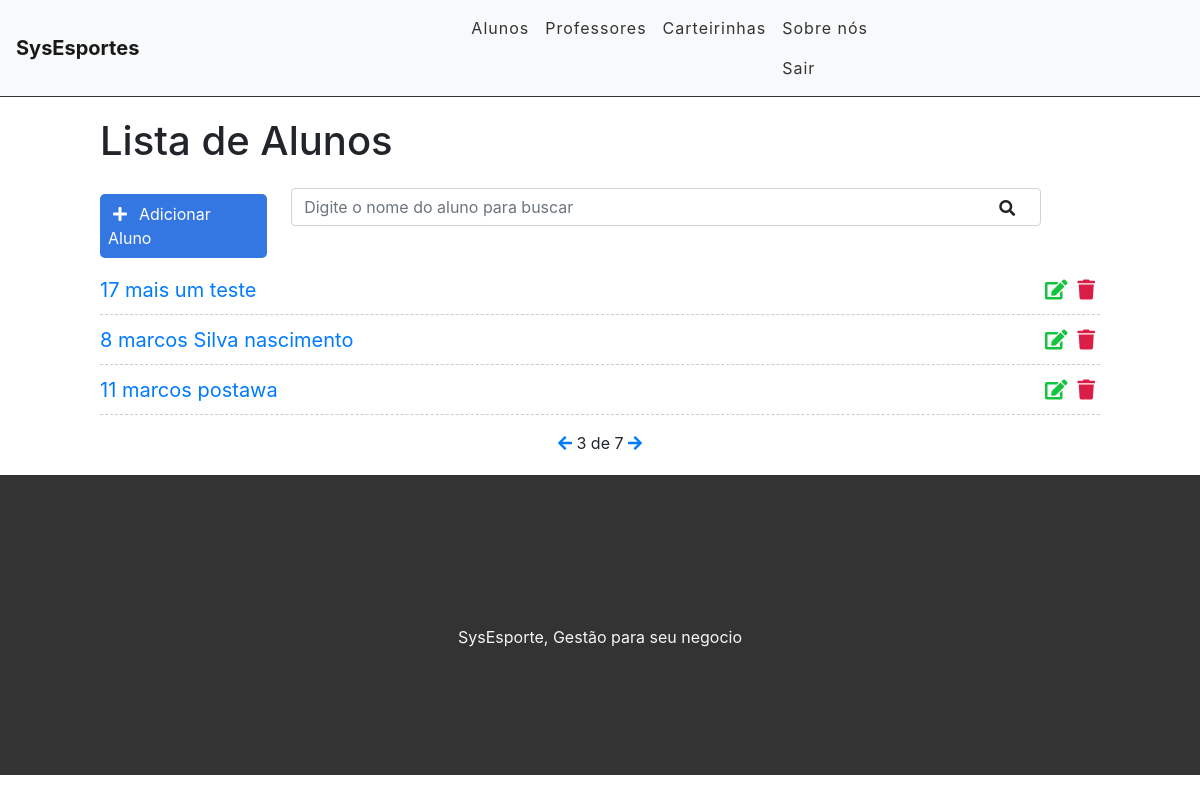
/aluno/listaluno/?page=3 (signed in), run on an earlier commit of the app's database.
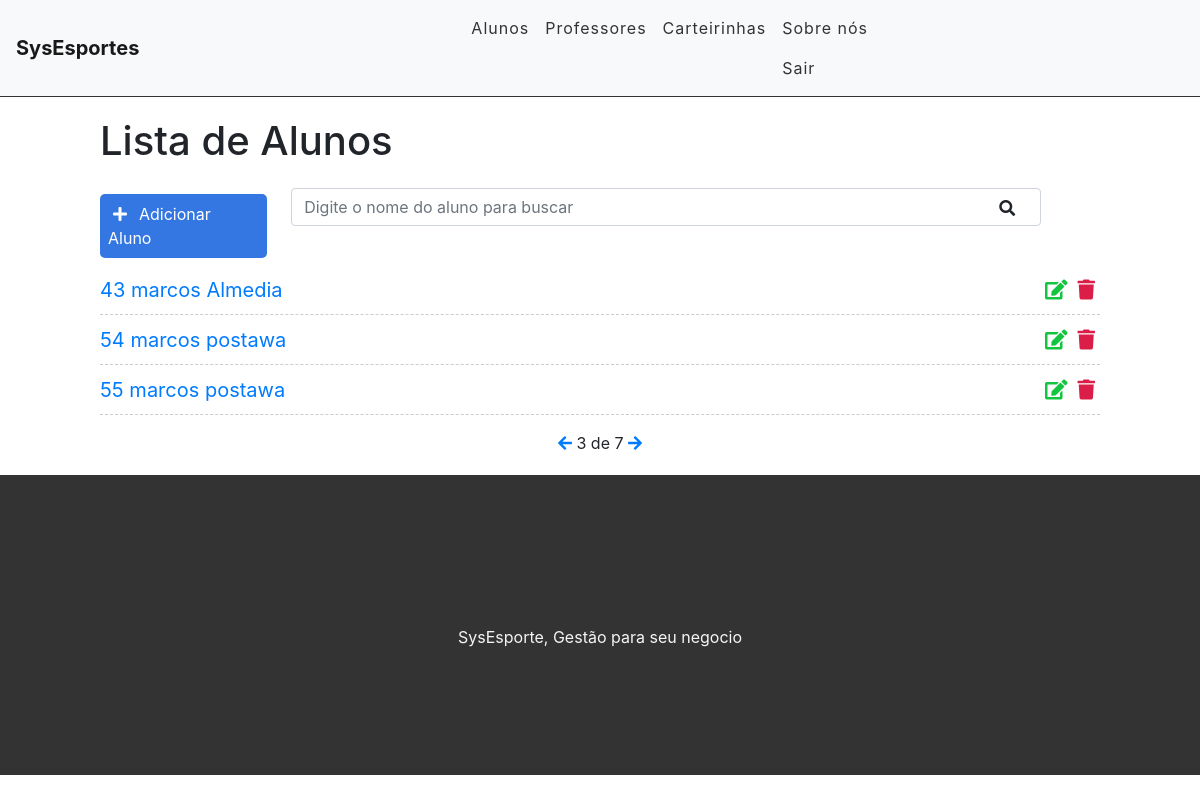
And on a later commit of the database.
### aluno/models.py (models this page shows, shortened)
class Aluno(models.Model):
    id_aluno = models.AutoField('Id do Aluno', primary_key=True)
    num_matricula = models.CharField('Matricula', max_length=50, blank=True)
    nome = models.CharField('Nome', max_length=30, blank=False, null=False)
    sobrenome = models.CharField('Sobre Nome', max_length=100, blank=False, null=False)
    nascimento = models.DateField('Nascimento', auto_now_add=False)
    rg = models.CharField('Rg/Registro', max_length=30, blank=True, null=True)
    cpf = models.CharField('CPF', unique=True, max_length=14, blank=True, null=True)
    sexo = models.CharField(max_length=4, choices=TIPO_SEXO, blank=True, null=True)
    altura = models.DecimalField('Altura', max_digits=8, decimal_places=2, default=0, blank=True, null=True)
    peso = models.DecimalField('Peso', max_digits=8, decimal_places=4, default=0, blank=True, null=True)
    tipo_sanguinio = models.CharField('Tipo Sanguinio', max_length=11, blank=True, null=True)
    email = models.EmailField(blank=True, null=True)
    fone1 = models.CharField('Telefone', max_length=13, blank=True, null=True)
    fone2 = models.CharField('Celular', max_length=13, blank=True, null=True)
    fone3 = models.CharField('Whatsapp', max_length=13, blank=True, null=True)
    pai = models.CharField(max_length=100, blank=True, null=True)
    fone4 = models.CharField('Telefone', max_length=13, blank=True, null=True)
    mae = models.CharField('Mãe', max_length=100, blank=True, null=True)
    fone5 = models.CharField('Telefone', max_length=13, blank=True, null=True)
    cep = models.CharField(max_length=9, blank=True, null=True)
    estado = models.CharField(max_length=30, blank=True, null=True, default='')
    cidade = models.CharField(max_length=50, blank=True, null=True, default='')
    rua = models.CharField(max_length=50, blank=True, null=True, default='')
    img = models.ImageField(upload_to='aluno/images/', verbose_name='Foto', null=True,  blank=True,)
    escolinha = models.ForeignKey(dadosEscolinha, blank=True, null=True, on_delete=models.CASCADE)
    data_cadastro = models.DateTimeField('Cadastrado em', auto_now_add=True)
    data_atualizacao = models.DateTimeField('Atualizado em', auto_now=True)
    class Meta:
        ordering = ['nome']
    @property
    def nome_completo(self):
        return '{} {}'.format(self.nome, self.sobrenome)

### aluno/views.py (the view)
# urls.py: path('listaluno/', views.ListaAlunos, name='lista_aluno'),
@login_required
def ListaAlunos(request):
	search = request.GET.get('search')
	if search:
		aluno1 = Aluno.objects.filter(nome__icontains=search)
		aluno2 = Aluno.objects.filter(cpf__exact=search)
		alunos = aluno1 or aluno2
	else:
		alunos_list = Aluno.objects.all().order_by('nome')
		paginator = Paginator(alunos_list, 3)
		page = request.GET.get('page')
		alunos = paginator.get_page(page)
	return render(request, 'aluno/listaluno.html', {'alunos': alunos})

### templates/aluno/listaluno.html (shortened to what this page needs)
{% extends 'system/base.html' %}
{% load staticfiles %}
{% block content %}
<div class="offset-1 col-10 list-div">
	<h1>Lista de Alunos</h1>
	<a id="add-link" href="{% url 'aluno:cadastro_aluno' %}">
		<div class="col-2 add-div">
			<i class="fas fa-plus"></i>Adicionar Aluno
		</div>
	</a>
	<div class="col-9 search-div">
		<form method="GET" id="search-form">
			<input class="form-control" type="text" id="search" name="search" placeholder="Digite o nome do aluno para buscar" value="{{request.GET.search}}">
			<label id="search-btn"><i class="fas fa-search" ></i></label>
	</form>
	</div>
	<ul class="aluno-list">
		{% for aluno in alunos %}
		<li class="aluno-item">
			<span><a href="{% url 'aluno:detalhe_aluno' aluno.pk %}">
			{{aluno.id_aluno}} {{aluno.nome_completo}}
			</a></span>
			<span><a href="{% url 'aluno:delete_aluno' aluno.pk%}" class="delete-btn"><i class="fas fa-trash"></i></a></span>
			<span><a href="{% url 'aluno:edita_cadastro' aluno.pk %}"><i class="fas fa-edit"></i></a></span>
		</li>
		{% endfor %}
	</ul>
	<div class="pagination">
		<span class="step-links">
			{% if alunos.has_previous %}
				<a href="?page={{alunos.previous_page_number}}"><i class="fas fa-arrow-left"></i></a>
			{% endif %}
			{% if alunos.paginator %}
			<span class="corrent">
				{{alunos.number}} de {{alunos.paginator.num_pages}}
			</span>
			{% endif %}
			{% if alunos.has_next%}
				<a href="?page={{alunos.next_page_number}}"><i class="fas fa-arrow-right"></i></a>
			{% endif %}
		</span>
	</div>
</div>
{% endblock %}

What changed in the data, as far as the page shows it:
removed Aluno: id_aluno "17", nome_completo "mais um teste"
removed Aluno: id_aluno "8", nome_completo "marcos Silva nascimento"
no longer on this page (row unchanged): Aluno: id_aluno "11", nome_completo "marcos postawa"
now on this page (row unchanged): Aluno: id_aluno "43", nome_completo "marcos Almedia"
added Aluno: id_aluno "54", nome_completo "marcos postawa"
added Aluno: id_aluno "55", nome_completo "marcos postawa"
